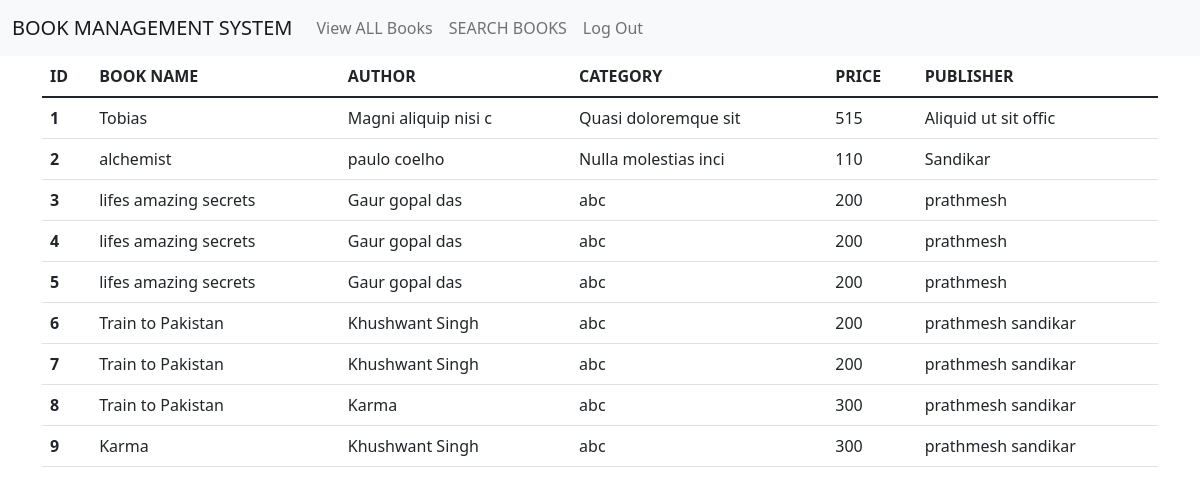
The page /viewforuser on the database its author committed.
### tables this page shows
CREATE TABLE BOOK_DETAILS(
                            Id INTEGER PRIMARY KEY AUTOINCREMENT,
                            BOOKNAME TEXT,
                            AUTHOR TEXT,
                            CATEGORY TEXT,
                            PRICE TEXT,
                            PUBLISHER TEXT );

### main.py (the view)
@app.route("/viewforuser")
def View_user():
    cursor.execute("SELECT * FROM BOOK_DETAILS")
    result = cursor.fetchall()
    return render_template("view_user.html", books=result)

### Templates/view_user.html
{% extends "base_user.html"%}
{% block content %}
    <div class="container">
        <div class="row">
            <div class="col col-12 col-sm-12 col-md-12 col-lg-12 col-xl-12 col-xxl-12">
                <table class="table">
                    <thead>
                      <tr>
                        <th scope="col">ID</th>
                            <th scope="col">BOOK NAME</th>
                            <th scope="col">AUTHOR</th>
                            <th scope="col">CATEGORY</th>
                            <th scope="col">PRICE</th>
                            <th scope="col">PUBLISHER</th>
                      </tr>
                    </thead>
                    <tbody>
                     {% for row in books %}
                        <tr>
                            <th scope="row">{{row[0] }}</th>
                            <td>{{ row[1] }}</td>
                            <td>{{ row[2] }}</td>
                            <td>{{ row[3] }}</td>
                            <td>{{ row[4] }}</td>
                            <td>{{ row[5] }}</td>
                        </tr>
                     {% endfor %}
                    </tbody>
                  </table>
            </div>
        </div>
    </div>
{% endblock %}

### rows shown on the page
BOOK_DETAILS: Id "1", BOOKNAME "Tobias", AUTHOR "Magni aliquip nisi c", CATEGORY "Quasi doloremque sit", PRICE "515", PUBLISHER "Aliquid ut sit offic"
BOOK_DETAILS: Id "2", BOOKNAME "alchemist", AUTHOR "paulo coelho", CATEGORY "Nulla molestias inci", PRICE "110", PUBLISHER "Sandikar"
BOOK_DETAILS: Id "3", BOOKNAME "lifes amazing secrets", AUTHOR "Gaur gopal das", CATEGORY "abc", PRICE "200", PUBLISHER "prathmesh"
BOOK_DETAILS: Id "4", BOOKNAME "lifes amazing secrets", AUTHOR "Gaur gopal das", CATEGORY "abc", PRICE "200", PUBLISHER "prathmesh"
BOOK_DETAILS: Id "5", BOOKNAME "lifes amazing secrets", AUTHOR "Gaur gopal das", CATEGORY "abc", PRICE "200", PUBLISHER "prathmesh"
BOOK_DETAILS: Id "6", BOOKNAME "Train to Pakistan", AUTHOR "Khushwant Singh", CATEGORY "abc", PRICE "200", PUBLISHER "prathmesh sandikar"
BOOK_DETAILS: Id "7", BOOKNAME "Train to Pakistan", AUTHOR "Khushwant Singh", CATEGORY "abc", PRICE "200", PUBLISHER "prathmesh sandikar"
BOOK_DETAILS: Id "8", BOOKNAME "Train to Pakistan", AUTHOR "Karma", CATEGORY "abc", PRICE "300", PUBLISHER "prathmesh sandikar"
BOOK_DETAILS: Id "9", BOOKNAME "Karma", AUTHOR "Khushwant Singh", CATEGORY "abc", PRICE "300", PUBLISHER "prathmesh sandikar"
